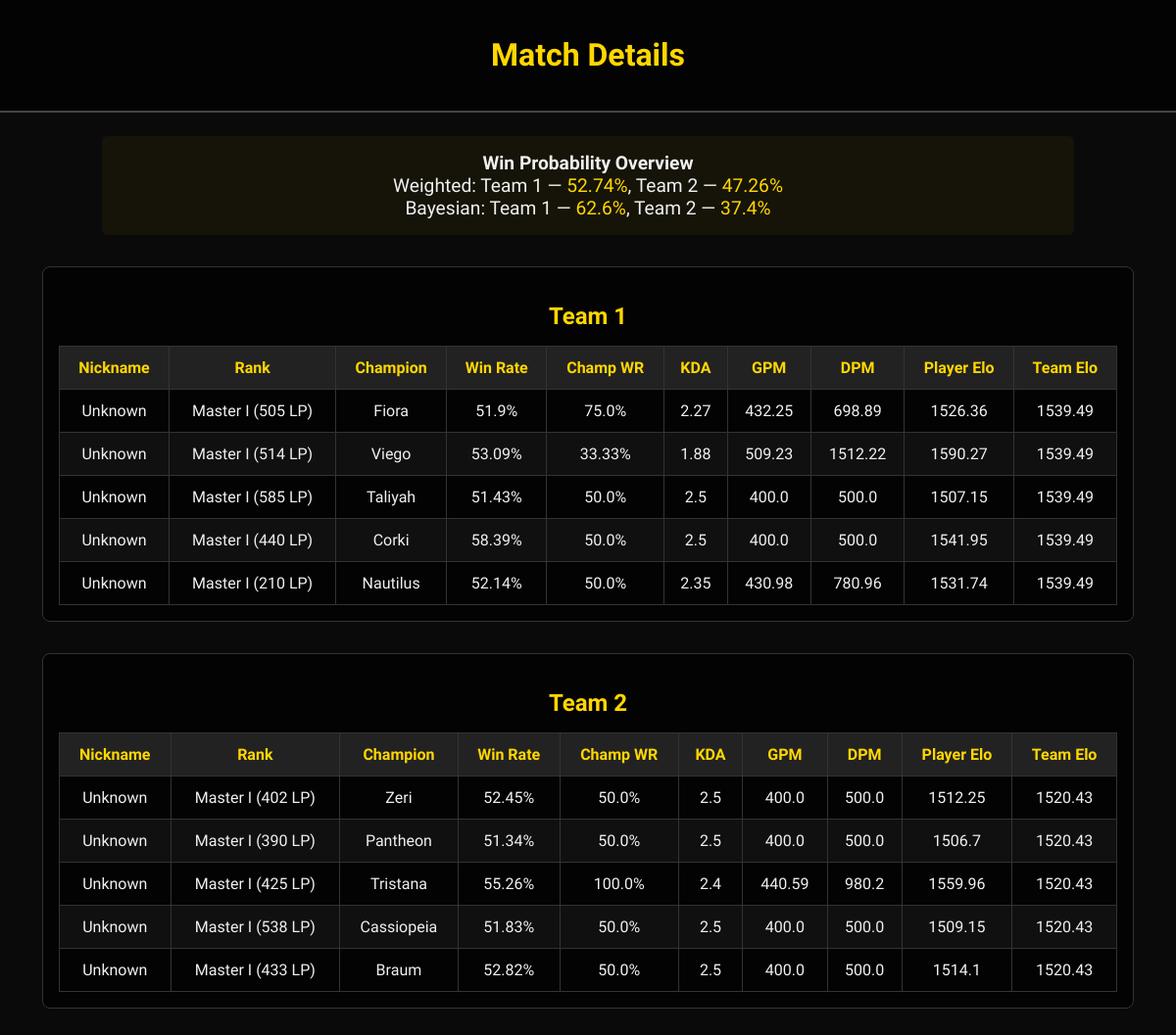
Screenshot of /match/11 with the database file from the repository.
### tables this page shows
CREATE TABLE matches (
            match_id INTEGER PRIMARY KEY AUTOINCREMENT,
            summoner TEXT NOT NULL,
            server TEXT NOT NULL,
            timestamp TEXT NOT NULL,
            team1_win_probability REAL,
            team2_win_probability REAL,
            team1_win_probability_bayes REAL,
            team2_win_probability_bayes REAL
        );

CREATE TABLE players (
            player_id INTEGER PRIMARY KEY AUTOINCREMENT,
            match_id INTEGER NOT NULL,
            nickname TEXT NOT NULL,
            champion TEXT NOT NULL,
            rank TEXT,
            general_winrate REAL,
            champion_winrate REAL,
            kda REAL,
            gold_per_minute REAL,
            damage_per_minute REAL,
            FOREIGN KEY (match_id) REFERENCES matches(match_id)
        );

### app.py (the view)
@app.route('/match/<int:match_id>')
def match_details(match_id):
    match = get_match_by_id(match_id)
    players = get_match_data(match_id)
    return render_template("match_details.html", match=match, players=players)

### database.py (called while the page is built)
def get_match_by_id(match_id):
    conn = sqlite3.connect(DB_PATH)
    cursor = conn.cursor()
    cursor.execute("""
        SELECT * FROM matches WHERE match_id = ?
    """, (match_id,))
    match = cursor.fetchone()
    conn.close()
    return match

### elo_calculator.py (called while the page is built)
def convert_rank_to_elo(rank_str):
    match = re.match(r"(\w+) (\d) \((\d+)LP\)", rank_str)
    if not match:
        return 1500  # Default for unranked
    tier, division, lp = match.groups()
    base = rank_values.get(tier, 1500)
    bonus = (4 - int(division)) * 50
    return base + bonus + int(lp)

def stat_influence(value, metric, weight):
    try:
        value = float(value)
    except:
        value = pop_means[metric]
    z = (value - pop_means[metric]) / pop_std[metric]
    return z * weight * 100  # influence in Elo units

def calculate_player_elo(player):
    rank_elo = convert_rank_to_elo(player.get("rank", "Unranked"))
    winrate_infl = stat_influence(player.get("general_winrate", 50), "win_rate", weights["win_rate"])
    kda_infl = stat_influence(player.get("kda", 2.5), "kda", weights["kda"])
    gpm_infl = stat_influence(player.get("gold_per_minute", 400), "gold_per_minute", weights["gold_per_minute"])
    dpm_infl = stat_influence(player.get("damage_per_minute", 500), "damage_per_minute", weights["damage_per_minute"])
    total_elo = rank_elo + winrate_infl + kda_infl + gpm_infl + dpm_infl
    return total_elo

### templates/match_details.html (shortened to what this page needs)
<!DOCTYPE html>
<html lang="en">
<head>
</head>
<body>
  <header>
    <h1>Match Details</h1>
  </header>
  <div class="overview">
    <strong>Win Probability Overview</strong><br>
    Weighted: Team 1 — <span style="color: gold;">{{ match[4] }}%</span>, Team 2 — <span style="color: gold;">{{ match[5] }}%</span><br>
    Bayesian: Team 1 — <span style="color: gold;">{{ match[6] }}%</span>, Team 2 — <span style="color: gold;">{{ match[7] }}%</span>
  </div>
  <div class="team-section">
    <h2>Team 1</h2>
    <table>
      <thead>
        <tr>
          <th>Nickname</th>
          <th>Rank</th>
          <th>Champion</th>
          <th>Win Rate</th>
          <th>Champ WR</th>
          <th>KDA</th>
          <th>GPM</th>
          <th>DPM</th>
          <th>Player Elo</th>
          <th>Team Elo</th>
        </tr>
      </thead>
      <tbody>
        {% for player in players[:5] %}
        <tr>
          <td>{{ player[0] }}</td>
          <td>{{ player[1] }}</td>
          <td>{{ player[2] }}</td>
          <td>{{ player[3] }}%</td>
          <td>{{ player[4] }}%</td>
          <td>{{ player[5] }}</td>
          <td>{{ player[6] }}</td>
          <td>{{ player[7] }}</td>
          <td>{{ player[8] }}</td>
          <td>{{ player[9] }}</td>
        </tr>
        {% endfor %}
      </tbody>
    </table>
  </div>
  <div class="team-section">
    <h2>Team 2</h2>
    <table>
      <thead>
        <tr>
          <th>Nickname</th>
          <th>Rank</th>
          <th>Champion</th>
          <th>Win Rate</th>
          <th>Champ WR</th>
          <th>KDA</th>
          <th>GPM</th>
          <th>DPM</th>
          <th>Player Elo</th>
          <th>Team Elo</th>
        </tr>
      </thead>
      <tbody>
        {% for player in players[5:] %}
        <tr>
          <td>{{ player[0] }}</td>
          <td>{{ player[1] }}</td>
          <td>{{ player[2] }}</td>
          <td>{{ player[3] }}%</td>
          <td>{{ player[4] }}%</td>
          <td>{{ player[5] }}</td>
          <td>{{ player[6] }}</td>
          <td>{{ player[7] }}</td>
          <td>{{ player[8] }}</td>
          <td>{{ player[9] }}</td>
        </tr>
        {% endfor %}
      </tbody>
    </table>
  </div>
</body>
</html>

### templates/match_details.html (style rules this page uses)
body { font-family: 'Beaufort for LOL', serif; margin: 0; background-color: #0a0a0a; color: #f0f0f0; background-size: cover; background-position: center; background-repeat: no-repeat; }
header { background-color: rgba(0, 0, 0, 0.7); padding: 1rem 2rem; border-bottom: 2px solid #444; text-align: center; }
h1 { color: gold; font-size: 2rem; }
.team-section { width: 90%; margin: 2rem auto; padding: 1rem; background-color: rgba(0, 0, 0, 0.7); border: 1px solid #333; border-radius: 8px; }
h2 { text-align: center; color: gold; margin-bottom: 1rem; }
.overview { text-align: center; font-size: 1.2rem; margin: 1.5rem auto; background-color: rgba(255, 215, 0, 0.05); padding: 1rem; border-radius: 6px; width: 80%; }
table { width: 100%; border-collapse: collapse; }
th, td { border: 1px solid #333; padding: 0.75rem; text-align: center; }
th { background-color: #222; color: gold; }
tr:nth-child(even) { background-color: rgba(255, 255, 255, 0.05); }

### rows the page displays
matches: team1_win_probability "52.74", team2_win_probability "47.26", team1_win_probability_bayes "62.6", team2_win_probability_bayes "37.4"
players: nickname "Unknown", rank "Master I (505 LP)", champion "Fiora", general_winrate "51.9", champion_winrate "75.0", kda "2.27", gold_per_minute "432.25", damage_per_minute "698.89", player "1526.36", player "1539.49"
players: nickname "Unknown", rank "Master I (514 LP)", champion "Viego", general_winrate "53.09", champion_winrate "33.33", kda "1.88", gold_per_minute "509.23", damage_per_minute "1512.22", player "1590.27", player "1539.49"
players: nickname "Unknown", rank "Master I (585 LP)", champion "Taliyah", general_winrate "51.43", champion_winrate "50.0", kda "2.5", gold_per_minute "400.0", damage_per_minute "500.0", player "1507.15", player "1539.49"
players: nickname "Unknown", rank "Master I (440 LP)", champion "Corki", general_winrate "58.39", champion_winrate "50.0", kda "2.5", gold_per_minute "400.0", damage_per_minute "500.0", player "1541.95", player "1539.49"
players: nickname "Unknown", rank "Master I (210 LP)", champion "Nautilus", general_winrate "52.14", champion_winrate "50.0", kda "2.35", gold_per_minute "430.98", damage_per_minute "780.96", player "1531.74", player "1539.49"
players: nickname "Unknown", rank "Master I (402 LP)", champion "Zeri", general_winrate "52.45", champion_winrate "50.0", kda "2.5", gold_per_minute "400.0", damage_per_minute "500.0", player "1512.25", player "1520.43"
players: nickname "Unknown", rank "Master I (390 LP)", champion "Pantheon", general_winrate "51.34", champion_winrate "50.0", kda "2.5", gold_per_minute "400.0", damage_per_minute "500.0", player "1506.7", player "1520.43"
players: nickname "Unknown", rank "Master I (425 LP)", champion "Tristana", general_winrate "55.26", champion_winrate "100.0", kda "2.4", gold_per_minute "440.59", damage_per_minute "980.2", player "1559.96", player "1520.43"
players: nickname "Unknown", rank "Master I (538 LP)", champion "Cassiopeia", general_winrate "51.83", champion_winrate "50.0", kda "2.5", gold_per_minute "400.0", damage_per_minute "500.0", player "1509.15", player "1520.43"
players: nickname "Unknown", rank "Master I (433 LP)", champion "Braum", general_winrate "52.82", champion_winrate "50.0", kda "2.5", gold_per_minute "400.0", damage_per_minute "500.0", player "1514.1", player "1520.43"
